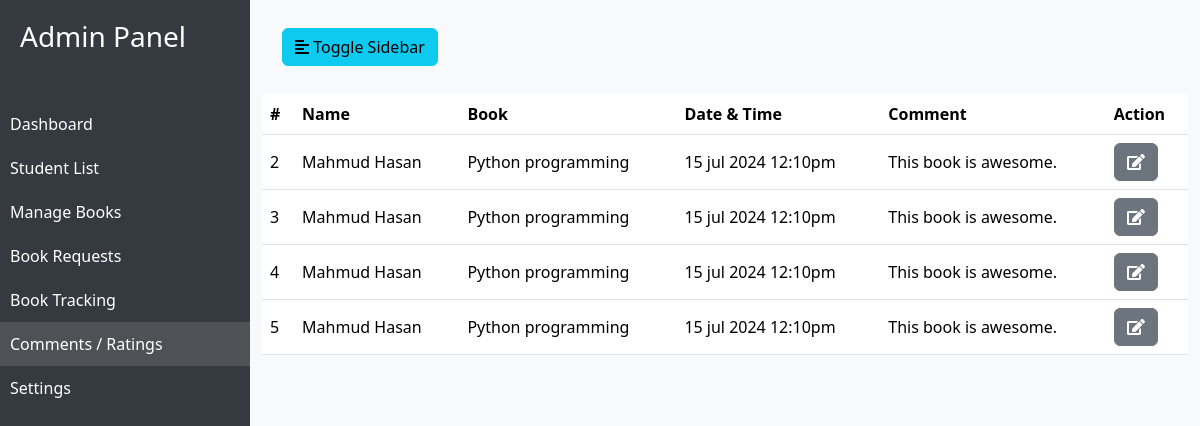
The page /librarian/comments/ (signed in) on the database as committed earlier.
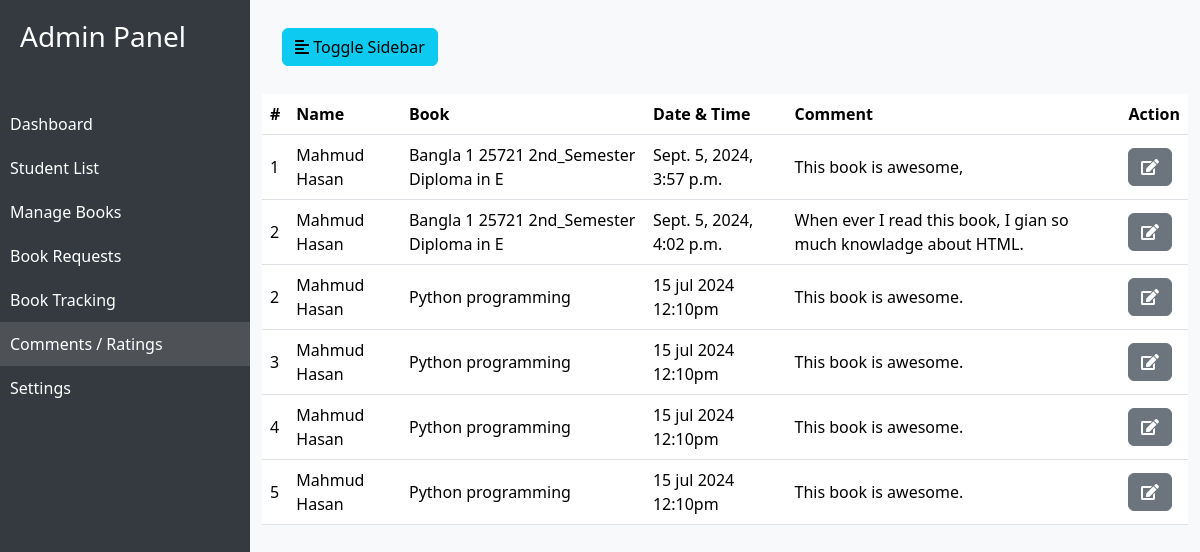
The same page on the database as committed later.
### main/models.py (models this page shows, shortened)
class Comment(models.Model):
    student = models.ForeignKey('accounts.StudentProfile', on_delete=models.CASCADE)
    book = models.ForeignKey('main.Book', on_delete=models.CASCADE)
    text = models.TextField(blank=True, null=True)
    parent = models.ForeignKey("self", on_delete=models.CASCADE, null=True, blank=True )
    add_at = models.DateTimeField(auto_now_add=True)
    updated_at = models.DateTimeField(auto_now=True)

class Book(models.Model):
    title = models.CharField(max_length=100, blank=False, null=False)
    slug = AutoSlugField(populate_from='title', unique=True, null=True, blank=True)
    author = models.CharField(max_length=100, blank=False, null=False)
    desc = models.TextField(blank=True, null=True)
    category = models.ForeignKey(Category, on_delete=models.CASCADE, related_name="books")
    image = models.ImageField(upload_to='books', blank=True, null=True)
    pages = models.IntegerField(blank=True, null=True)
    count = models.IntegerField(blank=True, null=True, default=1)
    book_id = models.CharField(max_length=20, blank=True, null=True)
    issued = models.IntegerField(default=0)

### accounts/models.py (models this page shows, shortened)
class StudentProfile(models.Model):
    user = models.OneToOneField(User, on_delete=models.CASCADE)
    shift = models.CharField(max_length=20, blank=True, null=True)
    department = models.CharField(max_length=50, blank=True, null=True)
    roll = models.CharField(max_length=50, blank=True, null=True, default="000000")
    name_bangla = models.CharField(max_length=50, blank=True, null=True)
    name = models.CharField(max_length=50, blank=True, null=True, default="")
    father_name = models.CharField(max_length=50, blank=True, null=True)
    mother_name = models.CharField(max_length=50, blank=True, null=True)
    address = models.CharField(max_length=50, blank=True, null=True)
    post_office = models.CharField(max_length=50, blank=True, null=True)
    upazila = models.CharField(max_length=50, blank=True, null=True)
    district = models.CharField(max_length=50, blank=True, null=True)
    number = models.CharField(max_length=50, blank=True, null=True)
    parent_number = models.CharField(max_length=50, blank=True, null=True)
    blood_group = models.CharField(max_length=50, blank=True, null=True)
    technology_code = models.CharField(max_length=50, blank=True, null=True)
    semester = models.CharField(max_length=50, blank=True, null=True)
    birth_date = models.DateField(blank=True, null=True)
    ssc_roll = models.CharField(max_length=50, blank=True, null=True)
    image = models.ImageField(upload_to="student", null=True, blank=True)
    signature = models.ImageField(upload_to="signature", null=True, blank=True)
    parent_signature = models.ImageField(upload_to="signature", null=True, blank=True)
    policy_agreement = models.BooleanField(default=True)
    is_active = models.BooleanField(default=False)

### librarian/views.py (the view)
# urls.py: path('comments/', views.comments, name="comments")
@staff_member_required
def comments(request):
    comment = Comment.objects.all()
    context = {
        "comments": comment
    }
    return render(request, "librarian/comments.html", context)

### main/context_processors.py (called while the page is built)
def categories(request):
    return {
        'categories': Category.objects.all()
    }

def account_alert(request):
    try:
        request.user.studentprofile
        return {}
    except:
        if not request.user.is_authenticated:
            return {}
        if request.user.is_staff:
            return {}
        return {
                'account_alert': 'Your account is not complete. Please fill in your details.'
            }

### templates/librarian/comments.html
{% extends "librarian/dashboard.html" %}
{% load static %}
{% block content %}
<table class="table table-responsive">
    <tr>
        <th>#</th>
        <th>Name</th>
        <th>Book</th>
        <th>Date & Time</th>
        <th>Comment</th>
        <th>Action</th>
    </tr>
    {% for comment in comments %}
    <tr>
        <td>{{forloop.counter}}</td>
        <td>{{comment.student.name}}</td>
        <td>{{comment.book.title}}</td>
        <td>{{comment.add_at}}</td>
        <td>{{comment.text}}</td>
        <td><button class="btn btn-secondary"><i class="fa fa-edit"></i></button></td>
    </tr>
    {% endfor %}
    <tr>
        <td>2</td>
        <td>Mahmud Hasan</td>
        <td>Python programming</td>
        <td>15 jul 2024 12:10pm</td>
        <td>This book is awesome.</td>
        <td><button class="btn btn-secondary"><i class="fa fa-edit"></i></button></td>
    </tr>
    <tr>
        <td>3</td>
        <td>Mahmud Hasan</td>
        <td>Python programming</td>
        <td>15 jul 2024 12:10pm</td>
        <td>This book is awesome.</td>
        <td><button class="btn btn-secondary"><i class="fa fa-edit"></i></button></td>
    </tr>
    <tr>
        <td>4</td>
        <td>Mahmud Hasan</td>
        <td>Python programming</td>
        <td>15 jul 2024 12:10pm</td>
        <td>This book is awesome.</td>
        <td><button class="btn btn-secondary"><i class="fa fa-edit"></i></button></td>
    </tr>
    <tr>
        <td>5</td>
        <td>Mahmud Hasan</td>
        <td>Python programming</td>
        <td>15 jul 2024 12:10pm</td>
        <td>This book is awesome.</td>
        <td><button class="btn btn-secondary"><i class="fa fa-edit"></i></button></td>
    </tr>
</table>
{% endblock %}

Rows that differ between the two databases and show on the page:
added Comment: student.name "Mahmud Hasan", book "Bangla 1 25721 2nd_Semester Diploma in E", add_at "Sept. 5, 2024, 3:57 p.m.", text "This book is awesome,"
added Comment: student.name "Mahmud Hasan", book "Bangla 1 25721 2nd_Semester Diploma in E", add_at "Sept. 5, 2024, 4:02 p.m.", text "When ever I read this book, I gian so much knowladge about HTML."
